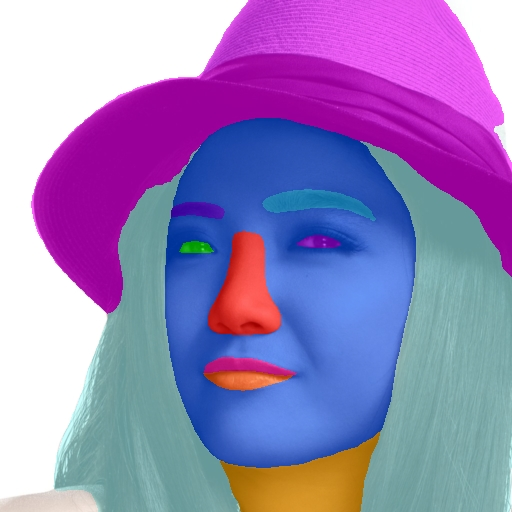
#> input picture Necessary_Files/face_parsing/6.jpg, 512 x 512 px
$ python -i filters.py   (imports and definitions only)
#> lines starting #> are read from the running program, lines starting #| are printed output that depends on the picture; after the words box and inside, x2 and y2 are one past the last pixel; in counts of white or black regions, pixels touching at a corner belong together
#> further down, picture is the input picture: shape (512, 512, 3); mean B, G, R 188.4, 130.1, 151.2
from importlib import import_module
import numpy as np
from scipy.signal import firwin, filtfilt, medfilt, butter
import cv2
from scipy.sparse import spdiags


# [153 lines left out: functions apply_filters, apply_filter_to_signal, fir_bp_filter, butterworth_bp_filter, detrending_filter, moving_average_filter and 1 more, not called in this run]


def hsv_skin_selection(frame, alpha=0.2, filter_length=5):
    """
    This HSV skin selection algorithm is based on Lee, H., Ko, H., Chung, H., Nam, Y., Hong, S. and Lee, J., 2022.
    Real-time realizable mobile imaging photoplethysmography. Scientific Reports, 12(1), p.7141 which is available at
    https://www.nature.com/articles/s41598-022-11265-x

    :param frame:
        Input frames of video
    :param alpha:
        Constant alpha used to adjust the skin extraction regions
    :param filter_length:
        Median filter length
    :return:
        Returns filtered skin pixels
    """
#> called with alpha = 0.2, filter_length = 5


    hsv = cv2.cvtColor(frame, cv2.COLOR_BGR2HSV)  # Convert BGR to HSV
#> hsv: shape (512, 512, 3); mean H, S, V 89.6, 128.5, 197.3
    h, s, v = cv2.split(hsv)  # Split HSV image into H, S and V channels
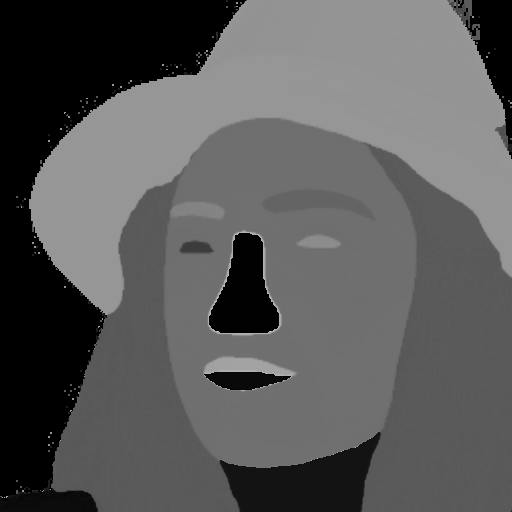
#> h: shape (512, 512); min 0, max 179, mean 89.6
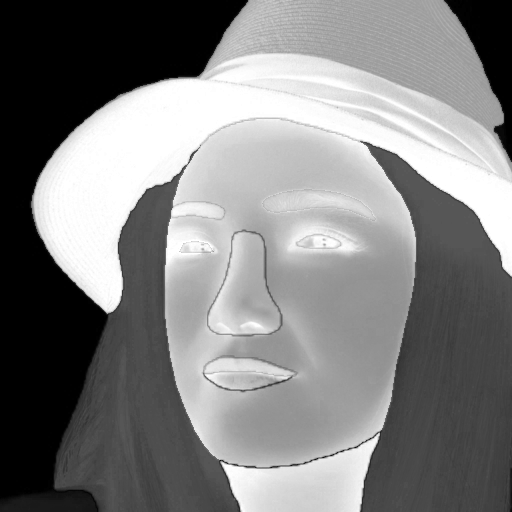
#> s: shape (512, 512); min 0, max 255, mean 128.5
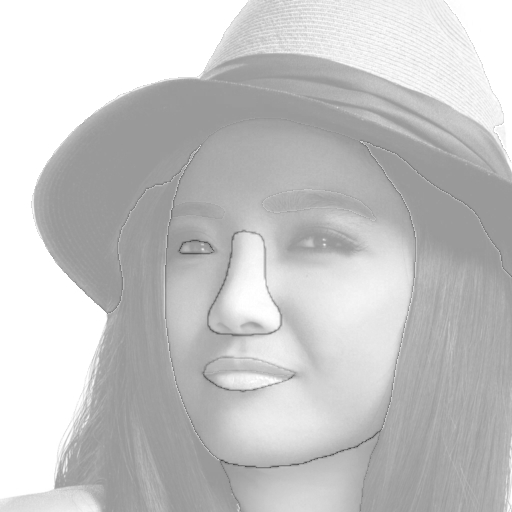
#> v: shape (512, 512); min 65, max 255, mean 197.3
    histogram = cv2.calcHist([s], [0], None, [256], [0, 256])  # Calculate histogram of S channel
#> histogram = 256 values, max 48217 at index 0, min 0 at index 254, mean 1024
    saturation = [x[0] for x in histogram]
#> saturation has the same summary as histogram

    filtered_data = medfilt(saturation, kernel_size=filter_length).tolist()  # Filter using median filter of length 5
#> filtered_data = 256 values, max 4163 at index 70, min 0 at index 255, mean 767
    hist_max = filtered_data.index(max(filtered_data))  # Find the frequent saturation value
#> hist_max = 70

    # Calculate the threshold range based on alpha and maximum/frequent saturation value
    TH_range = alpha * hist_max
#> TH_range = 14
    TH_max = hist_max + TH_range / 2.0
#> TH_max = 77
    TH_min = hist_max - TH_range / 2.0
#> TH_min = 63

    mask = cv2.inRange(s, TH_min, TH_max)  # create a boolean mask where saturation value is between TH_min and TH_max
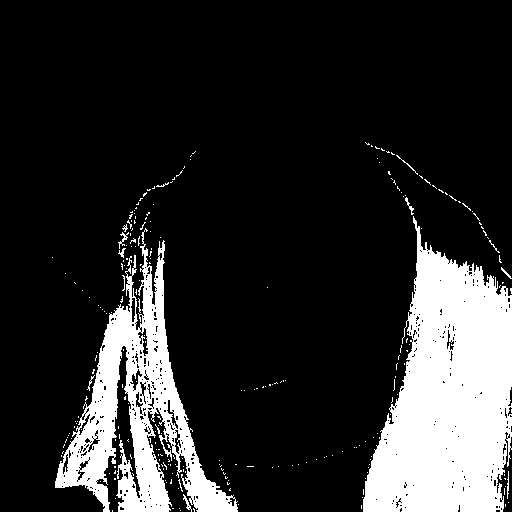
#> mask: shape (512, 512); 17.3% white; 251 white regions (237 under 20 px), largest, box (x1, y1, x2, y2) and area: (363, 216, 512, 512) 28068, (55, 228, 238, 512) 16165, (118, 232, 129, 249) 54

    selected_pixels = cv2.bitwise_and(frame, frame, mask=mask)  # apply the mask to the original image
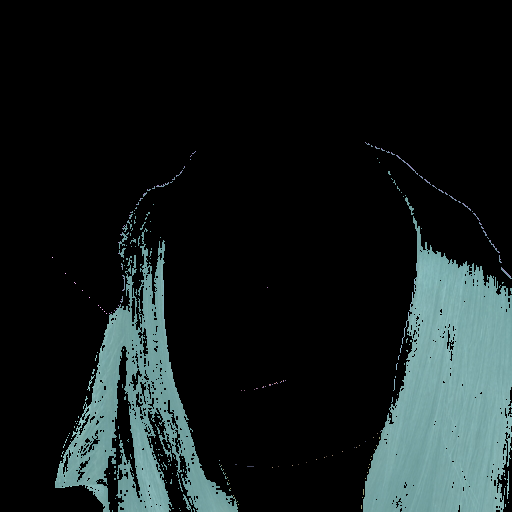
#> selected_pixels: shape (512, 512, 3); mean B, G, R 28.9, 29, 21.1

    return selected_pixels

>>> import cv2
>>> picture = cv2.imread('Necessary_Files/face_parsing/6.jpg')
>>> result = hsv_skin_selection(picture)
